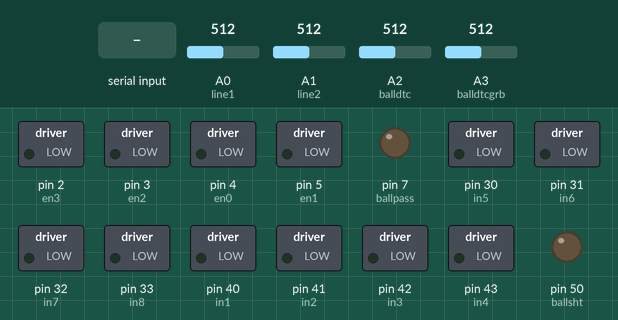
A sketch run on a simulated Arduino Mega 2560, built with avr-gcc and run on an emulated ATmega2560. Shown: switched loads named in the sketch (green lamp = pin HIGH), output pins drawn as LEDs (lit = HIGH). Inputs (shaded band) come from the test bench; at power-on: A2 (balldtc) = 512, A0 (line1) = 512, A1 (line2) = 512, A3 (balldtcgrb) = 512. What the sketch prints to the serial monitor is not drawn.

Above: at 1.2 s.
1.3 s: "F,45\n" received over the second serial link
At 2.1 s:
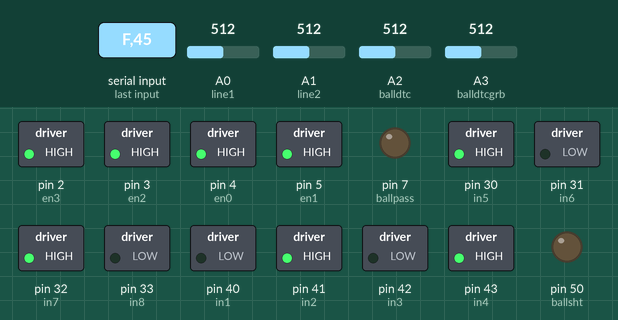
3.0 s: A2 (balldtc) set to 159
6.0 s: A2 (balldtc) set to 141
At 7.0 s:
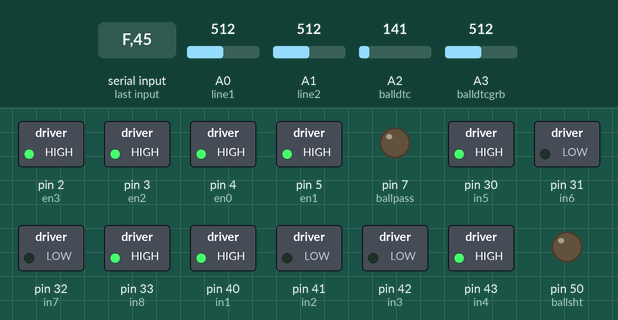
At 11.25 s:
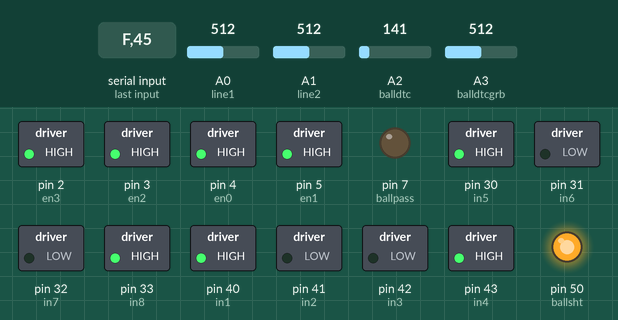
Timing chart, 0 to 12.8 s (numbered marks = the images above; inputs shaded):
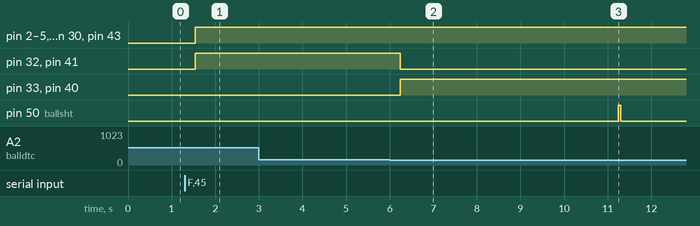

Measured:
- the behaviour switches between 150 and 149 on A2 (balldtc) (found by bisection; images 1 and 2)
- after the input at 1.3 s, pin 2 (en3), pin 3 (en2), pin 4 (en0), pin 5 (en1), pin 30 (in5), pin 32 (in7), pin 41 (in2), pin 43 (in4): LOW → HIGH after 0.24 s
- after the input at 3.0 s, every drawn part: stays the same
- after the input at 6.0 s, pin 32 (in7), pin 41 (in2): HIGH → LOW after 0.25 s; pin 33 (in8), pin 40 (in1): LOW → HIGH after 0.25 s; pin 50 (ballsht): LOW → HIGH after 5.2 s, → LOW 0.05 s later

The sketch:

test_modul.ino
```cpp
String kondisi = "null";
int kondisi_set = 0;

#include "sensor.h"
#include "bluetooth.h"
#include "pid.h"
#include "serialparse.h"
#include "ballgrab.h"
#include "ballshot.h"
#include "monitor.h"

#include "robot1.h"
#include "robot2.h"
#include "kiper.h"

void setup() {
  sensor_init();
  ballgrab_init();
  ballshot_init();
  serialinit();
  motorinit();
  bluetooth_init();
}

void loop() {
  initpid();
  readsensor();
  bluetooth();
  getimg();
  grabball();
  monitoring();

  if (rimut == 1) {
    remote();
  } else {
    setop();
  };

}

void remote() {
  robot1();
}

void robot1() {
  kondisi_set = 1;
  if (kondisi_set = 1) {
    kondisi1();
  }
  if (kondisi_set = 2) {
    kondisi2();
  }
  if (kondisi_set = 3) {
//    kondisi3();
  }
  if (kondisi_set = 4) {
//    kondisi4();
  }
  if (kondisi_set = 5) {
//    kondisi5();
  }
  if (kondisi_set = 6) {
//    kondisi6();
  }
}

void robot2() {
  kondisi_set = 11;
  if (kondisi_set = 11) {
    kondisi1r2();
  }
  if (kondisi_set = 12) {
    kondisi2r2();
  }
  if (kondisi_set = 13) {
    kondisi3r2();
  }
}
```

ballgrab.h
```cpp
#define ballgrb 51

void ballgrab_init() {
  pinMode(ballgrb, OUTPUT);
}

void grabball() {
  if (valballdtcgrb < 150 && valballdtcgrb != 0 ) {
    digitalWrite(ballgrb, HIGH);
    //delay(2000);
    //tendang();
  }
  else
    digitalWrite(ballgrb, LOW);
}
```

ballshot.h
```cpp
int ballsht=50;
int ballpass=7;

void ballshot_init(){
  pinMode(ballsht,OUTPUT);
  pinMode(ballpass,OUTPUT);
}
void tendang(){
  digitalWrite(ballsht, HIGH);
  delay(50);
  digitalWrite(ballsht, LOW);
}

void umpan(){
  digitalWrite(ballpass, HIGH);
  delay(50);
  digitalWrite(ballpass, LOW);
}
```

bluetooth.h
```cpp
int rimut = 0;
char bluetut;

void bluetooth_init() {
  Serial1.begin(9600);
}

void bluetooth() {
  if (Serial1.available() > 0) {
    char bluetut = Serial1.read();
    if (bluetut == 'F') {
      rimut = 1;
      if (rimut > 1) {
        rimut = 1;
      };
    }
    else if (bluetut == 'B') {
      rimut = 0;
    }
    else {
      rimut = rimut;
    }
  }
}
```

kiper.h
```cpp
void kiper() {
  double z = m / 20;
  if (z == 1 || z == -1 || z > 13 || z < -13) {
    motor(0, 0, 0, 0, 0);
  };
  if (z > 1 && z < 13) {
    motor(3, pw, pw, pw, pw);
  };
  if (z < -1 && z > -13) {
    motor(4, pw, pw, pw, pw);
  };
}
```

monitor.h
```cpp
void monitoring() {
  Serial.print("Oranye: ");
  Serial.print(m / 20);
  Serial.print("   ");
  Serial.print("Cyan: ");
  Serial.print(m1 / 20);
  Serial.print("   ");
  Serial.print("Magenta: ");
  Serial.print(m2 / 20);
  Serial.print("   ");
  Serial.print("Gawang: ");
  Serial.print(m3 / 20);
  Serial.print("   ");
  Serial.print("Kostum: ");
  Serial.print(m5);
  Serial.print("   ");
  Serial.print("Ball: ");
  Serial.print(valballdtc);
  Serial.print("   ");
  Serial.print("line 1: ");
  Serial.print(valline1);
  Serial.print("   ");
  Serial.print("line 2: ");
  Serial.print(valline2);
  Serial.print("   ");
  Serial.print("Remote: ");
  Serial.print(rimut);
  Serial.print("   ");
  Serial.print("kondisi: ");
  Serial.print(kondisi);
  Serial.println("   ");
}
```

motor.h
```cpp
#define en0 4 //dpn ka
#define en1 5
#define en2 3 //blk ka
#define en3 2

#define in1 40 //dpnki
#define in2 41
#define in3 42 //dpnka
#define in4 43
#define in5 30 //blkki
#define in6 31
#define in7 32 //blkka
#define in8 33

void motorinit() {
  pinMode(en0, OUTPUT);
  pinMode(en1, OUTPUT);
  pinMode(en2, OUTPUT);
  pinMode(en3, OUTPUT);
  //logic
  pinMode(in1, OUTPUT);
  pinMode(in2, OUTPUT);
  pinMode(in3, OUTPUT);
  pinMode(in4, OUTPUT);
  pinMode(in5, OUTPUT);
  pinMode(in6, OUTPUT);
  pinMode(in7, OUTPUT);
  pinMode(in8, OUTPUT);
}

void motor(char po, char pwm1, char pwm2, char pwm3, char pwm4) //MOTOR
{
  if (po == 0) //berhenti
  {
    digitalWrite(in1, LOW);
    digitalWrite(in2, LOW);
    digitalWrite(in3, LOW);
    digitalWrite(in4, LOW);
    digitalWrite(in5, LOW);
    digitalWrite(in6, LOW);
    digitalWrite(in7, LOW);
    digitalWrite(in8, LOW);
  };
  if (po == 1) //maju
  {
    digitalWrite(in1, LOW);
    digitalWrite(in2, HIGH);
    digitalWrite(in3, LOW);
    digitalWrite(in4, HIGH);
    digitalWrite(in5, HIGH);
    digitalWrite(in6, LOW);
    digitalWrite(in7, HIGH);
    digitalWrite(in8, LOW);
  };
  if (po == 2) //mundur
  {
    digitalWrite(in1, LOW);
    digitalWrite(in2, LOW);
    digitalWrite(in3, LOW);
    digitalWrite(in4, LOW);
    digitalWrite(in5, LOW);
    digitalWrite(in6, LOW);
    digitalWrite(in7, LOW);
    digitalWrite(in8, LOW);
  };
  if (po == 3) //kiri
  {
    digitalWrite(in1, HIGH);
    digitalWrite(in2, LOW);
    digitalWrite(in3, LOW);
    digitalWrite(in4, HIGH);
    digitalWrite(in5, LOW);
    digitalWrite(in6, HIGH);
    digitalWrite(in7, HIGH);
    digitalWrite(in8, LOW);
  };
  if (po == 4) //kanan
  {
    digitalWrite(in1, LOW);
    digitalWrite(in2, HIGH);
    digitalWrite(in3, HIGH);
    digitalWrite(in4, LOW);
    digitalWrite(in5, HIGH);
    digitalWrite(in6, LOW);
    digitalWrite(in7, LOW);
    digitalWrite(in8, HIGH);
  };
  if (po == 5) //pkanan
  {
    digitalWrite(in1, LOW);
    digitalWrite(in2, HIGH);
    digitalWrite(in3, HIGH);
    digitalWrite(in4, LOW);
    digitalWrite(in5, LOW);
    digitalWrite(in6, HIGH);
    digitalWrite(in7, HIGH);
    digitalWrite(in8, LOW);
  };
  if (po == 6) //pkiri
  {
    digitalWrite(in1, HIGH);
    digitalWrite(in2, LOW);
    digitalWrite(in3, LOW);
    digitalWrite(in4, HIGH);
    digitalWrite(in5, HIGH);
    digitalWrite(in6, LOW);
    digitalWrite(in7, LOW);
    digitalWrite(in8, HIGH);
  };

  analogWrite(4, pwm1);
  analogWrite(5, pwm2);
  analogWrite(3, pwm3);
  analogWrite(2, pwm4);
}


void setop() {
  {
    digitalWrite(in1, LOW);
    digitalWrite(in2, LOW);
    digitalWrite(in3, LOW);
    digitalWrite(in4, LOW);
    digitalWrite(in5, LOW);
    digitalWrite(in6, LOW);
    digitalWrite(in7, LOW);
    digitalWrite(in8, LOW);
  };
}
```

pid.h
```cpp
#include "motor.h"

double Sp = 10, pw = 255;
double np = 10, ni = 2, nd = 0, Pv, l_pv, Ts, error = 0, l_error = 0, l_output, output; //nilai variable pada PID
double ys, l;
double ki, ka;

void initpid() {
  ys = ((millis() - l) / 1000);
  l = millis();
}

void test(int obj, int movement)
{

  Pv = ((obj / 20) + 10);
  error = Sp - Pv;
  output = (np * error) + (ni * (error + l_error) * Ts) + ((nd / ys) * (error - l_error));
  l_error = error;
  l_pv = Pv;
  ka = pw + output;
  ki = pw - output;

  if (ki > pw) {
    ki = pw;
  };
  if (ka > pw) {
    ka = pw;
  };
  //if (output < 1 ) {output=1;};
  motor(movement, ki, ka, ki, ka);
  //Serial.print();
}
```

robot1.h
```cpp
void kondisi1() {
  kondisi = "kondisi 1 r1";
  kondisi_set = 1;

  if (valballdtc < 150 && valballdtc != 0) {
    motor(0, 0, 0, 0, 0);
    kondisi_set = 2;
  }
  else {
    kondisi_set = 1;
    test(m, 1);
  };


}

void kondisi2() {
  kondisi = "kondisi 2 r1";
  kondisi_set = 2;
  if (valballdtc < 150 && valballdtc != 0) {
    if (m1 < 1) {
      motor(6, 255, 255, 255, 255);
    }
    if (m == 0) {
      delay(5000);
      tendang();
      kondisi_set=3;
    }
  }
  else {
    kondisi_set = 1;
  };//
}
```

robot2.h
```cpp
void kondisi1r2() {
  kondisi = "kondisi 1 r2";
  kondisi_set = 11;
  if (m1 > 0) {
    motor(5, 200, 200, 200, 200);
  }
  else if (m1 < 0) {
    motor(6, 200, 200, 200, 200);
  }
  else {
    motor(0, 0, 0, 0, 0);
    delay(5000);
  };
}

void kondisi2r2() {
  kondisi = "kondisi 2 r2";
  kondisi_set = 12;
  delay(5000);
  if (valballdtc < 150 && valballdtc != 0 ) {
    delay(5000);
    kondisi_set = 13;
  }
  else {
    kondisi_set = 11;
  };
}
void kondisi3r2() {
  kondisi = "kondisi 3 r2";
  kondisi_set = 13;
  if (m1 > 0) {
    motor(5, 200, 200, 200, 200);
  }
  else if (m1 < 0) {
    motor(6, 200, 200, 200, 200);
  }
  else {
    delay(2000);
    umpan();
    kondisi_set = 11;
  };
}
```

sensor.h
```cpp
int valballdtc;
int valballdtcgrb;
int valline1;
int valline2;

#define line1 A0
#define line2 A1
#define balldtc A2
#define balldtcgrb A3

void sensor_init() {
  pinMode(line1, INPUT);
  pinMode(line2, INPUT);
  pinMode(balldtc, INPUT);
  pinMode(balldtcgrb, INPUT);
}

void readsensor() {
  valline1 = analogRead(line1);
  valline2 = analogRead(line2);
  valballdtc = analogRead(balldtc);
  valballdtcgrb = analogRead(balldtcgrb);
}
```

serialparse.h
```cpp
char a,b,c;
String inp="",inp1="",inp2="",inp3="",inp5="";
int p,p1,p2,p3,p5;
int m,m1,m2,m3,m5;

void serialinit(){
  Serial.begin(9600);
}

void getimg(){
   while(Serial.available())
  {
    a=Serial.read();

    if (a=='a')
    {p=inp.toInt(); inp="";}else
    {inp=inp+a;};

    if (a=='b')
    {p1=inp1.toInt(); inp1="";}else
    {inp1=inp1+a;};

    if (a=='c')
    {p2=inp2.toInt(); inp2="";}else
    {inp2=inp2+a;};

    if (a=='d')
    {p3=inp3.toInt(); inp3="";}else
    {inp3=inp3+a;};

    if (a=='f')
    {p5=inp5.toInt(); inp5="";}else
    {inp5=inp5+a;};
  //Serial.println(p);
  }
  //clockwise();
  m=p;
  m1=p1;
  m2=p2;
  m3=p3;
  m5=p5;
  //Serial.println(m);

}
```
